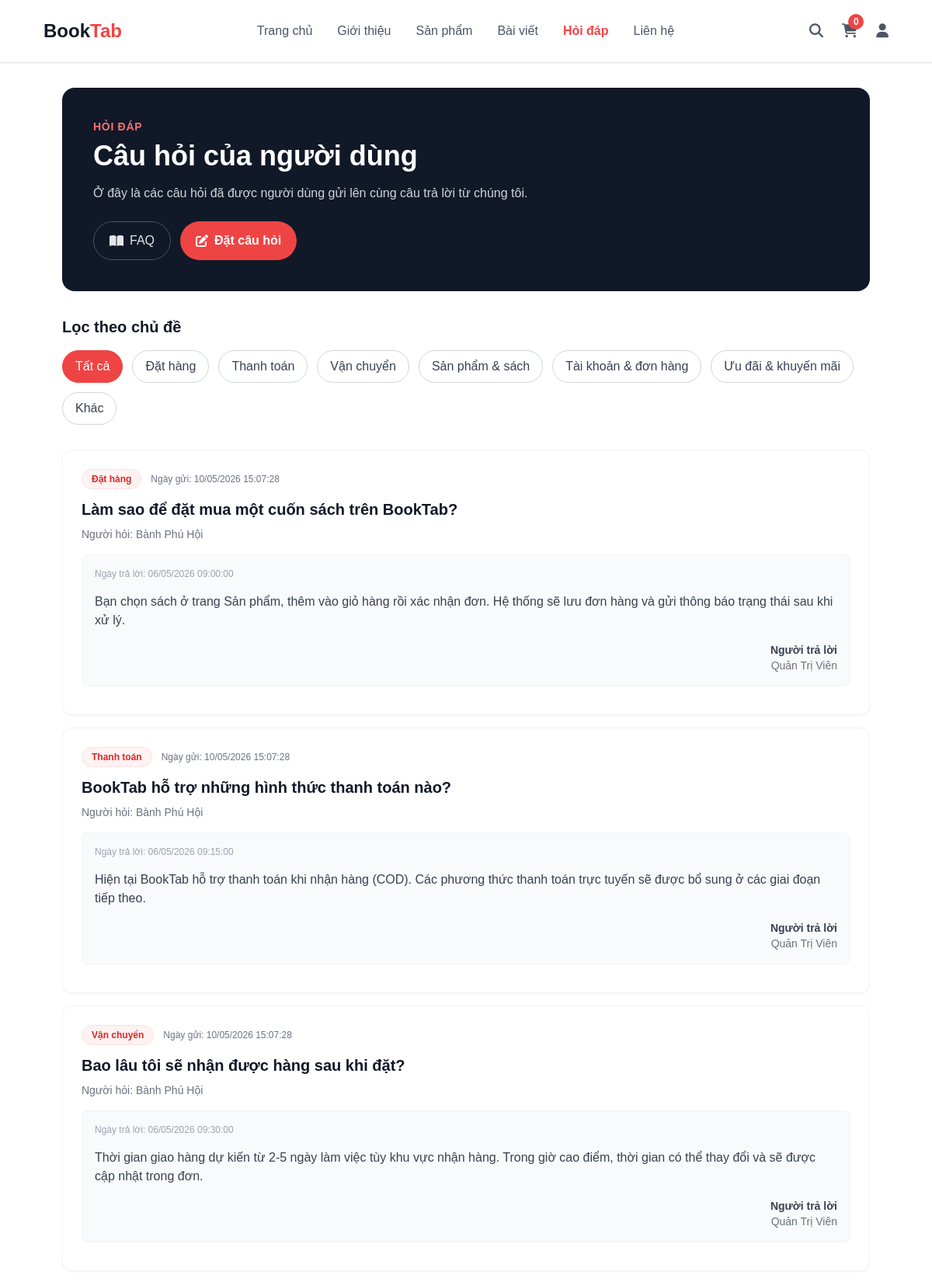
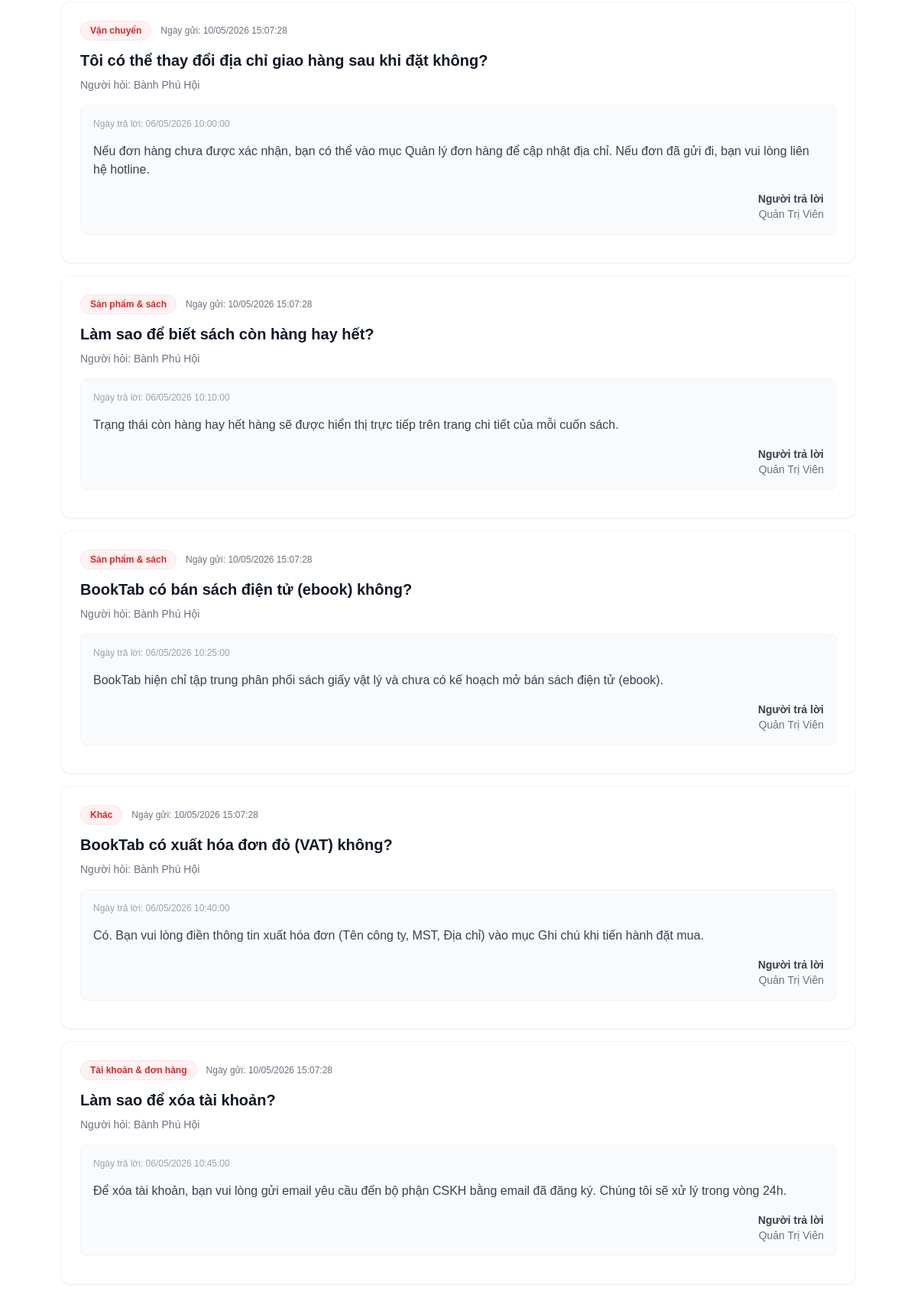
Page /public/index.php?page=qna (upper part) on the committed database (2 pictures, top to bottom).
### tables this page shows
CREATE TABLE loai_cau_hoi (
    ma_loai BIGINT AUTO_INCREMENT PRIMARY KEY,
    ten_loai VARCHAR(255) NOT NULL UNIQUE,
    so_thu_tu INT NOT NULL DEFAULT 0
);

CREATE TABLE cau_hoi (
    ma_cau_hoi BIGINT AUTO_INCREMENT PRIMARY KEY,
    ten_cau_hoi VARCHAR(255) NOT NULL,
    trang_thai ENUM('cho_duyet','chua_tra_loi','da_tra_loi','da_an') NOT NULL DEFAULT 'chua_tra_loi',
    is_faq ENUM('Yes','No') NOT NULL DEFAULT 'No',
    ma_loai BIGINT,
    userid BIGINT NOT NULL,
    ngay_tao DATETIME DEFAULT CURRENT_TIMESTAMP,
    FOREIGN KEY (ma_loai) REFERENCES loai_cau_hoi(ma_loai) ON DELETE SET NULL,
    FOREIGN KEY (userid) REFERENCES nguoi_dung(userid) ON DELETE CASCADE
);

CREATE TABLE nguoi_dung (
    userid BIGINT AUTO_INCREMENT PRIMARY KEY,
    username VARCHAR(50) UNIQUE,
    mat_khau VARCHAR(255) NOT NULL,
    ho_va_ten_dem VARCHAR(50) NOT NULL,
    ten VARCHAR(50) NOT NULL,
    so_dien_thoai VARCHAR(20),
    email VARCHAR(100) UNIQUE NOT NULL,  
    avatar_url VARCHAR(500),             
    vai_tro ENUM('guest','member','admin') DEFAULT 'member',     
    trang_thai VARCHAR(50),
    ngay_tao DATETIME DEFAULT CURRENT_TIMESTAMP
);

CREATE TABLE cau_tra_loi (
    ma_cau_tra_loi BIGINT AUTO_INCREMENT PRIMARY KEY,
    ma_cau_hoi BIGINT NOT NULL,
    administrator_userid BIGINT NOT NULL,
    noi_dung TEXT NOT NULL,
    ngay_dang DATETIME DEFAULT CURRENT_TIMESTAMP,
    FOREIGN KEY (ma_cau_hoi) REFERENCES cau_hoi(ma_cau_hoi) ON DELETE CASCADE,
    FOREIGN KEY (administrator_userid) REFERENCES administrator(userid) ON DELETE CASCADE
);

### app/controllers/BaseController.php (called while the page is built, shortened)
<?php
class BaseController {
    protected $db;
    public function __construct($dbConnection) {
        $this->db = $dbConnection;
    }
    protected function loadModel($modelName) {
        $modelPath = dirname(__FILE__) . '/../models/' . $modelName . '.php';
        if (file_exists($modelPath)) {
            return new $modelName($this->db);
        } else {
            die("Lỗi: Không tìm thấy file Model $modelName");
        }
    }
}
?>

### app/controllers/QnAController.php (called while the page is built, shortened)
<?php
require_once __DIR__ . '/BaseController.php';
class QnAController extends BaseController {
    private $qnaModel;
    public function __construct($dbConnection) {
        $this->qnaModel = $this->loadModel('QnAModel');
    }
    public function getCategories() {
        return $this->qnaModel->getAllCategories();
    }
    public function getQuestions($category = '', $page = 1, $itemsPerPage = 10) {
        $page = max(1, (int)$page);
        $itemsPerPage = max(1, (int)$itemsPerPage);
        $unansweredCount = $this->qnaModel->countUnansweredQuestions($category);
        $answeredCount = $this->qnaModel->countQuestionsWithAnswers($category);
        $totalItems = $unansweredCount + $answeredCount;
        $totalPages = ceil($totalItems / $itemsPerPage);
        $fetchSize = $itemsPerPage * 3;
        $unanswered = $this->qnaModel->getUnansweredQuestions($category, 1, $fetchSize);
        $answered = $this->qnaModel->getQuestionsWithAnswers($category, 1, $fetchSize);
        $items = array_merge($unanswered, $answered);
        usort($items, function($a, $b) {
            $timeA = strtotime($a['ngay_tao'] ?? 0);
            $timeB = strtotime($b['ngay_tao'] ?? 0);
            return $timeB - $timeA;
        });
        $offset = ($page - 1) * $itemsPerPage;
        $paginatedItems = array_slice($items, $offset, $itemsPerPage);
        return [
            'items' => $paginatedItems,
            'currentPage' => $page,
            'totalPages' => $totalPages,
            'totalItems' => $totalItems,
            'itemsPerPage' => $itemsPerPage
        ];
    }
}

### app/models/QnAModel.php (called while the page is built, shortened)
<?php
class QnAModel {
    private $conn;
    public function __construct($dbConnection) {
        $this->conn = $dbConnection;
    }
    public function getAllCategories() {
        $sql = "SELECT ma_loai, ten_loai, so_thu_tu FROM loai_cau_hoi ORDER BY so_thu_tu ASC, ten_loai ASC";
        $stmt = $this->conn->prepare($sql);
        $stmt->execute();
        return $stmt->fetchAll(PDO::FETCH_ASSOC);
    }
    public function getQuestionsWithAnswers($categoryId = 0, $page = 1, $itemsPerPage = 10) {
        $page = max(1, (int)$page);
        $itemsPerPage = max(1, (int)$itemsPerPage);
        $offset = ($page - 1) * $itemsPerPage;
        $sql = "SELECT ch.ma_cau_hoi, ch.ten_cau_hoi, ch.ma_loai, lch.ten_loai,
                       nd.ho_va_ten_dem, nd.ten, ch.ngay_tao,
                       ctr.ma_cau_tra_loi, ctr.noi_dung AS cau_tra_loi, ctr.ngay_dang,
                       ngu_ad.ho_va_ten_dem AS admin_ho_va_ten_dem, ngu_ad.ten AS admin_ten
                FROM cau_hoi ch
                INNER JOIN loai_cau_hoi lch ON ch.ma_loai = lch.ma_loai
                INNER JOIN nguoi_dung nd ON nd.userid = ch.userid
                INNER JOIN cau_tra_loi ctr ON ctr.ma_cau_hoi = ch.ma_cau_hoi
                LEFT JOIN administrator adm2 ON adm2.userid = ctr.administrator_userid
                LEFT JOIN nguoi_dung ngu_ad ON ngu_ad.userid = adm2.userid
                WHERE ch.trang_thai = 'da_tra_loi' AND ch.is_faq = 'No'";
        $params = [];
        $sql .= " ORDER BY ch.ngay_tao DESC LIMIT " . (int)$itemsPerPage . " OFFSET " . (int)$offset;
        $stmt = $this->conn->prepare($sql);
        $stmt->execute($params);
        return $stmt->fetchAll(PDO::FETCH_ASSOC);
    }
    public function countQuestionsWithAnswers($categoryId = 0) {
        $sql = "SELECT COUNT(DISTINCT ch.ma_cau_hoi) as total
                FROM cau_hoi ch
                WHERE ch.trang_thai = 'da_tra_loi' AND ch.is_faq = 'No'";
        $params = [];
        $stmt = $this->conn->prepare($sql);
        $stmt->execute($params);
        return (int)(($stmt->fetch(PDO::FETCH_ASSOC))['total'] ?? 0);
    }
    public function getUnansweredQuestions($categoryId = 0, $page = 1, $itemsPerPage = 10) {
        $page = max(1, (int)$page);
        $itemsPerPage = max(1, (int)$itemsPerPage);
        $offset = ($page - 1) * $itemsPerPage;
        $sql = "SELECT ch.ma_cau_hoi, ch.ten_cau_hoi, ch.ma_loai, lch.ten_loai,
                       nd.ho_va_ten_dem, nd.ten, ch.ngay_tao,
                       NULL AS ma_cau_tra_loi, NULL AS cau_tra_loi, NULL AS ngay_dang,
                       NULL AS admin_ho_va_ten_dem, NULL AS admin_ten
                FROM cau_hoi ch
                INNER JOIN loai_cau_hoi lch ON ch.ma_loai = lch.ma_loai
                INNER JOIN nguoi_dung nd ON nd.userid = ch.userid
                WHERE ch.trang_thai = 'chua_tra_loi' AND ch.is_faq = 'No'";
        $params = [];
        $sql .= " ORDER BY ch.ngay_tao DESC LIMIT " . (int)$itemsPerPage . " OFFSET " . (int)$offset;
        $stmt = $this->conn->prepare($sql);
        $stmt->execute($params);
        return $stmt->fetchAll(PDO::FETCH_ASSOC);
    }
    public function countUnansweredQuestions($categoryId = 0) {
        $sql = "SELECT COUNT(ch.ma_cau_hoi) as total
                FROM cau_hoi ch
                WHERE ch.trang_thai = 'chua_tra_loi' AND ch.is_faq = 'No'";
        $params = [];
        $stmt = $this->conn->prepare($sql);
        $stmt->execute($params);
        return (int)(($stmt->fetch(PDO::FETCH_ASSOC))['total'] ?? 0);
    }
}

### app/views/pages/QnA.php (the view, shortened to what this page needs)
<?php
$qnaCategories = isset($qnaCategories) && is_array($qnaCategories) ? $qnaCategories : [];
$qnaItems = isset($qnaItems) && is_array($qnaItems) ? $qnaItems : [];
$selectedCategory = isset($selectedCategory) ? (int)$selectedCategory : (isset($_GET['category']) ? (int)$_GET['category'] : 0);
$qnaBaseUrl = BASE_URL . '/public/index.php?page=qna';
$askUrl = $qnaBaseUrl . '&tab=ask';
$faqUrl = $qnaBaseUrl . '&tab=faq';
?>
<link rel="stylesheet" href="https://cdn.jsdelivr.net/npm/lazysizes@5/lazysizes.min.css" />
<section class="mb-8">
	<div class="rounded-2xl bg-gray-900 text-white p-8 md:p-10">
		<p class="text-red-400 font-semibold uppercase tracking-wider text-sm mb-2">Hỏi đáp</p>
		<h1 class="text-3xl md:text-4xl font-bold mb-4">Câu hỏi của người dùng</h1>
		<p class="text-gray-300 max-w-3xl">
			Ở đây là các câu hỏi đã được người dùng gửi lên cùng câu trả lời từ chúng tôi.
		</p>
		<div class="mt-6 flex flex-wrap gap-3">
			<a href="<?php echo $faqUrl; ?>" class="inline-flex items-center px-5 py-3 rounded-full border border-gray-600 text-gray-200 hover:bg-gray-800 transition">
				<i class="fas fa-book-open mr-2"></i> FAQ
			</a>
			<a href="<?php echo $askUrl; ?>" class="inline-flex items-center px-5 py-3 rounded-full bg-red-500 text-white font-semibold hover:bg-red-600 transition">
				<i class="fas fa-pen-to-square mr-2"></i> Đặt câu hỏi
			</a>
		</div>
	</div>
</section>
<section class="mb-8">
	<h2 class="text-xl font-bold text-gray-900 mb-4">Lọc theo chủ đề</h2>
	<div class="flex flex-wrap gap-3">
		<a href="<?php echo $qnaBaseUrl; ?>"
		   class="px-4 py-2 rounded-full border <?php echo $selectedCategory === 0 ? 'bg-red-500 border-red-500 text-white' : 'bg-white border-gray-300 text-gray-700 hover:border-red-400'; ?> transition">
			Tất cả
		</a>
		<?php foreach ($qnaCategories as $category): ?>
			<?php $isActive = $selectedCategory === (int)$category['ma_loai']; ?>
			<a href="<?php echo $qnaBaseUrl; ?>&category=<?php echo (int)$category['ma_loai']; ?>"
			   class="px-4 py-2 rounded-full border <?php echo $isActive ? 'bg-red-500 border-red-500 text-white' : 'bg-white border-gray-300 text-gray-700 hover:border-red-400'; ?> transition">
				<?php echo htmlspecialchars($category['ten_loai'], ENT_QUOTES, 'UTF-8'); ?>
			</a>
		<?php endforeach; ?>
	</div>
</section>
<section>
	<div class="space-y-4">
		<?php if (empty($qnaItems)): ?>
			<div class="rounded-xl border border-dashed border-gray-300 bg-gray-50 p-8 text-center text-gray-600">
				Chưa có câu hỏi phù hợp với bộ lọc hiện tại.
			</div>
		<?php else: ?>
			<?php foreach ($qnaItems as $item): ?>
				<article class="bg-white rounded-xl border border-gray-100 p-6 shadow-sm animate-fade-in hover:shadow-md transition">
					<div class="flex flex-wrap items-center gap-3 mb-3">
						<span class="text-xs font-semibold bg-red-50 text-red-600 border border-red-100 px-3 py-1 rounded-full">
							<?php echo htmlspecialchars($item['ten_loai'] ?? '', ENT_QUOTES, 'UTF-8'); ?>
						</span>
						<?php if (!empty($item['ngay_tao'])): ?>
							<span class="text-xs text-gray-500">
								Ngày gửi: <?php echo htmlspecialchars(date('d/m/Y H:i:s', strtotime($item['ngay_tao'])), ENT_QUOTES, 'UTF-8'); ?>
							</span>
						<?php endif; ?>
					</div>
					<h3 class="text-lg md:text-xl font-semibold text-gray-900 mb-2">
						<?php echo htmlspecialchars($item['ten_cau_hoi'], ENT_QUOTES, 'UTF-8'); ?>
					</h3>
					<p class="text-sm text-gray-500 mb-4">
						Người hỏi: <?php echo htmlspecialchars(trim(($item['ho_va_ten_dem'] ?? '') . ' ' . ($item['ten'] ?? '')), ENT_QUOTES, 'UTF-8'); ?>
					</p>
					<?php if (!empty($item['cau_tra_loi'])): ?>
						<div class="bg-gray-50 border border-gray-100 rounded-lg p-4 text-gray-700 mb-3 flex flex-col gap-4">
							<?php if (!empty($item['ngay_dang'])): ?>
								<p class="text-xs text-gray-400">Ngày trả lời: <?php echo htmlspecialchars(date('d/m/Y H:i:s', strtotime($item['ngay_dang'])), ENT_QUOTES, 'UTF-8'); ?></p>
							<?php endif; ?>
							<div class="answer-content prose max-w-none">
								<?php echo $item['cau_tra_loi']; ?>
							</div>
							<?php if (!empty($item['admin_ho_va_ten_dem']) || !empty($item['admin_ten'])): ?>
								<div class="mt-auto flex justify-end">
									<p class="text-sm text-gray-500 text-right">
										<span class="block font-semibold text-gray-700">Người trả lời</span>
										<?php echo htmlspecialchars(trim(($item['admin_ho_va_ten_dem'] ?? '') . ' ' . ($item['admin_ten'] ?? '')), ENT_QUOTES, 'UTF-8'); ?>
									</p>
								</div>
							<?php endif; ?>
						</div>
					<?php endif; ?>
				</article>
			<?php endforeach; ?>
		<?php endif; ?>
	</div>
</section>

### app/views/template.php (style rules this page uses)
* { margin: 0; padding: 0; box-sizing: border-box; }
body { font-family: 'Be Vietnam Pro', sans-serif; }

### app/views/pages/QnA.php (style rules this page uses)
.animate-fade-in { animation: fadeIn 0.5s ease-out; }

### rows in the picture
loai_cau_hoi: ten_loai "Đặt hàng"
loai_cau_hoi: ten_loai "Thanh toán"
loai_cau_hoi: ten_loai "Vận chuyển"
loai_cau_hoi: ten_loai "Sản phẩm & sách"
loai_cau_hoi: ten_loai "Tài khoản & đơn hàng"
loai_cau_hoi: ten_loai "Ưu đãi & khuyến mãi"
loai_cau_hoi: ten_loai "Khác"
cau_hoi: ma_loai.ten_loai "Đặt hàng", ngay_tao "10/05/2026 15:07:28", ten_cau_hoi "Làm sao để đặt mua một cuốn sách trên BookTab?", userid.ten "Bành Phú Hội", cau_tra_loi.ngay_dang "06/05/2026 09:00:00", cau_tra_loi.noi_dung "Bạn chọn sách ở trang Sản phẩm, thêm vào giỏ hàng rồi xác nhận đơn. Hệ thống sẽ lưu đơn hàng và gửi thông báo trạng thái sau khi xử lý.", nguoi_dung.ho_va_ten_dem+ten "Quản Trị Viên"
cau_hoi: ma_loai.ten_loai "Thanh toán", ngay_tao "10/05/2026 15:07:28", ten_cau_hoi "BookTab hỗ trợ những hình thức thanh toán nào?", userid.ten "Bành Phú Hội", cau_tra_loi.ngay_dang "06/05/2026 09:15:00", cau_tra_loi.noi_dung "Hiện tại BookTab hỗ trợ thanh toán khi nhận hàng (COD). Các phương thức thanh toán trực tuyến sẽ được bổ sung ở các giai đoạn tiếp theo.", nguoi_dung.ho_va_ten_dem+ten "Quản Trị Viên"
cau_hoi: ma_loai.ten_loai "Vận chuyển", ngay_tao "10/05/2026 15:07:28", ten_cau_hoi "Bao lâu tôi sẽ nhận được hàng sau khi đặt?", userid.ten "Bành Phú Hội", cau_tra_loi.ngay_dang "06/05/2026 09:30:00", cau_tra_loi.noi_dung "Thời gian giao hàng dự kiến từ 2-5 ngày làm việc tùy khu vực nhận hàng. Trong giờ cao điểm, thời gian có thể thay đổi và sẽ được cập nhật trong đơn.", nguoi_dung.ho_va_ten_dem+ten "Quản Trị Viên"
cau_hoi: ma_loai.ten_loai "Vận chuyển", ngay_tao "10/05/2026 15:07:28", ten_cau_hoi "Tôi có thể thay đổi địa chỉ giao hàng sau khi đặt không?", userid.ten "Bành Phú Hội", cau_tra_loi.ngay_dang "06/05/2026 10:00:00", cau_tra_loi.noi_dung "Nếu đơn hàng chưa được xác nhận, bạn có thể vào mục Quản lý đơn hàng để cập nhật địa chỉ. Nếu đơn đã gửi đi, bạn vui lòng liên hệ hotline.", nguoi_dung.ho_va_ten_dem+ten "Quản Trị Viên"
cau_hoi: ma_loai.ten_loai "Sản phẩm & sách", ngay_tao "10/05/2026 15:07:28", ten_cau_hoi "Làm sao để biết sách còn hàng hay hết?", userid.ten "Bành Phú Hội", cau_tra_loi.ngay_dang "06/05/2026 10:10:00", cau_tra_loi.noi_dung "Trạng thái còn hàng hay hết hàng sẽ được hiển thị trực tiếp trên trang chi tiết của mỗi cuốn sách.", nguoi_dung.ho_va_ten_dem+ten "Quản Trị Viên"
cau_hoi: ma_loai.ten_loai "Sản phẩm & sách", ngay_tao "10/05/2026 15:07:28", ten_cau_hoi "BookTab có bán sách điện tử (ebook) không?", userid.ten "Bành Phú Hội", cau_tra_loi.ngay_dang "06/05/2026 10:25:00", cau_tra_loi.noi_dung "BookTab hiện chỉ tập trung phân phối sách giấy vật lý và chưa có kế hoạch mở bán sách điện tử (ebook).", nguoi_dung.ho_va_ten_dem+ten "Quản Trị Viên"
cau_hoi: ma_loai.ten_loai "Khác", ngay_tao "10/05/2026 15:07:28", ten_cau_hoi "BookTab có xuất hóa đơn đỏ (VAT) không?", userid.ten "Bành Phú Hội", cau_tra_loi.ngay_dang "06/05/2026 10:40:00", cau_tra_loi.noi_dung "Có. Bạn vui lòng điền thông tin xuất hóa đơn (Tên công ty, MST, Địa chỉ) vào mục Ghi chú khi tiến hành đặt mua.", nguoi_dung.ho_va_ten_dem+ten "Quản Trị Viên"
cau_hoi: ma_loai.ten_loai "Tài khoản & đơn hàng", ngay_tao "10/05/2026 15:07:28", ten_cau_hoi "Làm sao để xóa tài khoản?", userid.ten "Bành Phú Hội", cau_tra_loi.ngay_dang "06/05/2026 10:45:00", cau_tra_loi.noi_dung "Để xóa tài khoản, bạn vui lòng gửi email yêu cầu đến bộ phận CSKH bằng email đã đăng ký. Chúng tôi sẽ xử lý trong vòng 24h.", nguoi_dung.ho_va_ten_dem+ten "Quản Trị Viên"
